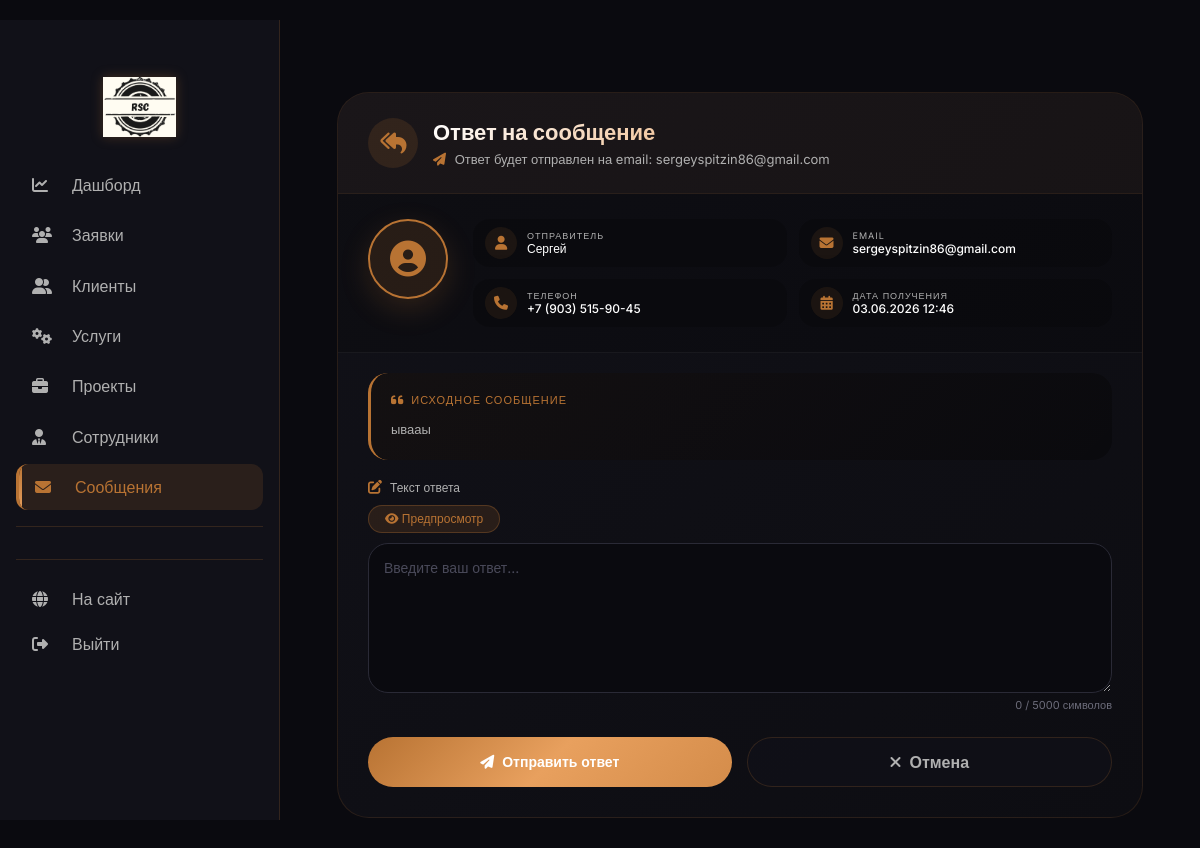
Screenshot of /leads/admin/message/21/reply/ (signed in) with the database file from the repository.
### leads/models.py (models this page shows, shortened)
class ContactMessage(models.Model):
    name = models.CharField(max_length=200)
    email = models.EmailField()
    phone = models.CharField(max_length=50, verbose_name="Телефон")
    message = models.TextField()
    created_at = models.DateTimeField(auto_now_add=True)
    is_processed = models.BooleanField(default=False)
    user = models.ForeignKey('users.User', on_delete=models.SET_NULL, null=True, blank=True, verbose_name="Отправитель")
    replied_by = models.ForeignKey('AdminUser', on_delete=models.SET_NULL, null=True, blank=True, verbose_name="Ответил", related_name='replied_messages')
    reply_text = models.TextField(blank=True, verbose_name="Текст ответа")
    replied_at = models.DateTimeField(blank=True, null=True, verbose_name="Дата ответа")

### leads/decorators.py (the view)
        def wrapper(request, *args, **kwargs):
            if not request.user.is_authenticated:
                messages.error(request, 'Необходимо войти в систему')
                return redirect('login')
            if not request.user.is_staff:
                messages.error(request, 'У вас нет доступа к этой странице')
                return redirect('index')
            try:
                admin_user = request.user.admin_profile
                user_permissions = admin_user.permissions
            except AdminUser.DoesNotExist:
                messages.error(request, 'Ошибка: профиль сотрудника не найден')
                return redirect('index')
            if user_permissions == 'full':
                return view_func(request, *args, **kwargs)
            if user_permissions not in allowed_permissions:
                messages.error(request, 'У вас недостаточно прав для выполнения этого действия')
                return redirect('admin_dashboard')
            return view_func(request, *args, **kwargs)

### leads/views/admin_messages.py (called while the page is built, shortened)
@permission_required(['full'])
def admin_message_reply(request, message_id):
    message = get_object_or_404(ContactMessage, id=message_id)
    return render(request, 'admin_panel/messages/reply.html', {'message': message})

### templates/admin_panel/messages/reply.html (shortened to what this page needs)
﻿{% extends 'admin_panel/base.html' %}
{% load static %}
{% block extra_css %}
<link rel="stylesheet" href="{% static 'css/admin_panel/messages/reply.css' %}">
{% endblock %}
{% block content %}
<div class="reply-container">
    <div class="reply-card">
        <div class="card-header">
            <div class="header-icon"><i class="fas fa-reply-all"></i></div>
            <div class="header-text">
                <h2>Ответ на сообщение</h2>
                <p><i class="fas fa-paper-plane"></i> Ответ будет отправлен на email: {{ message.email }}</p>
            </div>
        </div>
        <div class="user-profile">
            <div class="user-avatar"><i class="fas fa-user-circle"></i></div>
            <div class="user-details">
                <div class="detail-item"><div class="detail-icon"><i class="fas fa-user"></i></div><div class="detail-info"><div class="detail-label">Отправитель</div><div class="detail-value">{{ message.name }}</div></div></div>
                <div class="detail-item"><div class="detail-icon"><i class="fas fa-envelope"></i></div><div class="detail-info"><div class="detail-label">Email</div><div class="detail-value">{{ message.email }}</div></div></div>
                <div class="detail-item"><div class="detail-icon"><i class="fas fa-phone"></i></div><div class="detail-info"><div class="detail-label">Телефон</div><div class="detail-value">{{ message.phone|default:"Не указан" }}</div></div></div>
                <div class="detail-item"><div class="detail-icon"><i class="fas fa-calendar-alt"></i></div><div class="detail-info"><div class="detail-label">Дата получения</div><div class="detail-value">{{ message.created_at|date:"d.m.Y H:i" }}</div></div></div>
            </div>
        </div>
        <div class="original-message">
            <div class="original-header"><i class="fas fa-quote-left"></i><span>Исходное сообщение</span></div>
            <div class="original-content">{{ message.message|linebreaksbr }}</div>
        </div>
        <form method="post" class="reply-form">
            <div class="form-group">
                <label><i class="fas fa-edit"></i> Текст ответа</label>
                <textarea name="reply_text" placeholder="Введите ваш ответ..." required></textarea>
            </div>
            <div class="form-actions">
                <button type="submit" class="btn-submit"><i class="fas fa-paper-plane"></i> Отправить ответ</button>
                <a href="{% url 'admin_messages' %}" class="btn-cancel"><i class="fas fa-times"></i> Отмена</a>
            </div>
        </form>
    </div>
</div>
{% endblock %}

### static/css/admin_panel/base.css (style rules this page uses)
* { margin: 0; padding: 0; box-sizing: border-box; }
body { background: #0a0a0f; color: #ffffff; font-family: 'Inter', sans-serif; }

### static/css/admin_panel/messages/reply.css (style rules this page uses)
.reply-container { max-width: 900px; margin: 40px auto; padding: 0 25px; animation: fadeInUp 0.5s ease; }
.reply-card { background: var(--gradient-card); border-radius: 32px; border: 1px solid rgba(184,115,51,0.15); overflow: hidden; transition: all 0.3s; }
.card-header { padding: 25px 30px; background: rgba(184,115,51,0.05); border-bottom: 1px solid rgba(184,115,51,0.1); display: flex; align-items: center; gap: 15px; }
.header-icon { width: 50px; height: 50px; background: rgba(184,115,51,0.15); border-radius: 50%; display: flex; align-items: center; justify-content: center; font-size: 24px; color: var(--accent); animation: pulse 2s infinite; }
.header-text h2 { margin: 0 0 5px 0; font-size: 22px; font-weight: 700; background: linear-gradient(135deg, #fff, var(--accent-light)); -webkit-background-clip: text; background-clip: text; color: transparent; }
.header-text p { margin: 0; font-size: 13px; color: var(--text-secondary); }
.header-text p i { color: var(--accent); margin-right: 5px; }
.user-profile { display: flex; gap: 25px; padding: 25px 30px; background: rgba(0,0,0,0.2); border-bottom: 1px solid rgba(255,255,255,0.05); }
.user-avatar { width: 80px; height: 80px; background: rgba(184,115,51,0.15); border-radius: 50%; display: flex; align-items: center; justify-content: center; font-size: 36px; color: var(--accent); border: 2px solid var(--accent); box-shadow: var(--shadow-glow); }
.user-details { flex: 1; display: grid; grid-template-columns: repeat(2, 1fr); gap: 12px; }
.detail-item { display: flex; align-items: center; gap: 10px; padding: 8px 12px; background: rgba(0,0,0,0.2); border-radius: 16px; transition: all 0.3s; }
.detail-icon { width: 32px; height: 32px; background: rgba(184,115,51,0.1); border-radius: 50%; display: flex; align-items: center; justify-content: center; font-size: 14px; color: var(--accent); }
.detail-info { flex: 1; }
.detail-label { font-size: 9px; color: var(--text-secondary); text-transform: uppercase; letter-spacing: 1px; }
.detail-value { font-size: 12px; font-weight: 500; color: white; word-break: break-word; }
.original-message { margin: 20px 30px; padding: 20px; background: rgba(0,0,0,0.3); border-radius: 20px; border-left: 3px solid var(--accent); position: relative; }
.original-message::before { content: ''; position: absolute; top: 0; left: 0; right: 0; bottom: 0; background: linear-gradient(135deg, rgba(184,115,51,0.05), transparent); border-radius: 20px; pointer-events: none; }
.original-header { display: flex; align-items: center; gap: 8px; margin-bottom: 12px; position: relative; z-index: 1; }
.original-header i { color: var(--accent); font-size: 14px; }
.original-header span { font-size: 11px; color: var(--accent); text-transform: uppercase; letter-spacing: 1px; }
.original-content { position: relative; z-index: 1; color: var(--text-secondary); font-size: 13px; line-height: 1.6; margin: 0; }
.reply-form { padding: 0 30px 30px 30px; }
.form-group { margin-bottom: 20px; animation: slideInRight 0.4s ease; }
.form-group label { display: flex; align-items: center; gap: 8px; font-size: 12px; color: var(--text-secondary); margin-bottom: 10px; }
.form-group label i { color: var(--accent); font-size: 14px; }
.form-group textarea { width: 100%; padding: 15px; background: #0a0a0f; border: 1px solid #2a2a36; border-radius: 20px; color: white; font-size: 14px; resize: vertical; min-height: 150px; transition: all 0.3s; font-family: inherit; }
.form-group textarea::placeholder { color: #4a4a5a; }
.form-actions { display: flex; gap: 15px; margin-top: 25px; }
.btn-submit { flex: 1; padding: 14px; background: var(--gradient-gold); border: none; border-radius: 40px; color: white; font-weight: 600; cursor: pointer; transition: all 0.3s; display: flex; align-items: center; justify-content: center; gap: 8px; font-size: 14px; }
.btn-cancel { flex: 1; padding: 14px; background: rgba(17,17,24,0.8); border: 1px solid rgba(184,115,51,0.2); border-radius: 40px; color: var(--text-secondary); text-decoration: none; text-align: center; font-weight: 600; transition: all 0.3s; display: flex; align-items: center; justify-content: center; gap: 8px; }

### rows the page displays
ContactMessage: email "sergeyspitzin86@gmail.com", name "Сергей", phone "+7 (903) 515-90-45", created_at "03.06.2026 12:46", message "ывааы"
